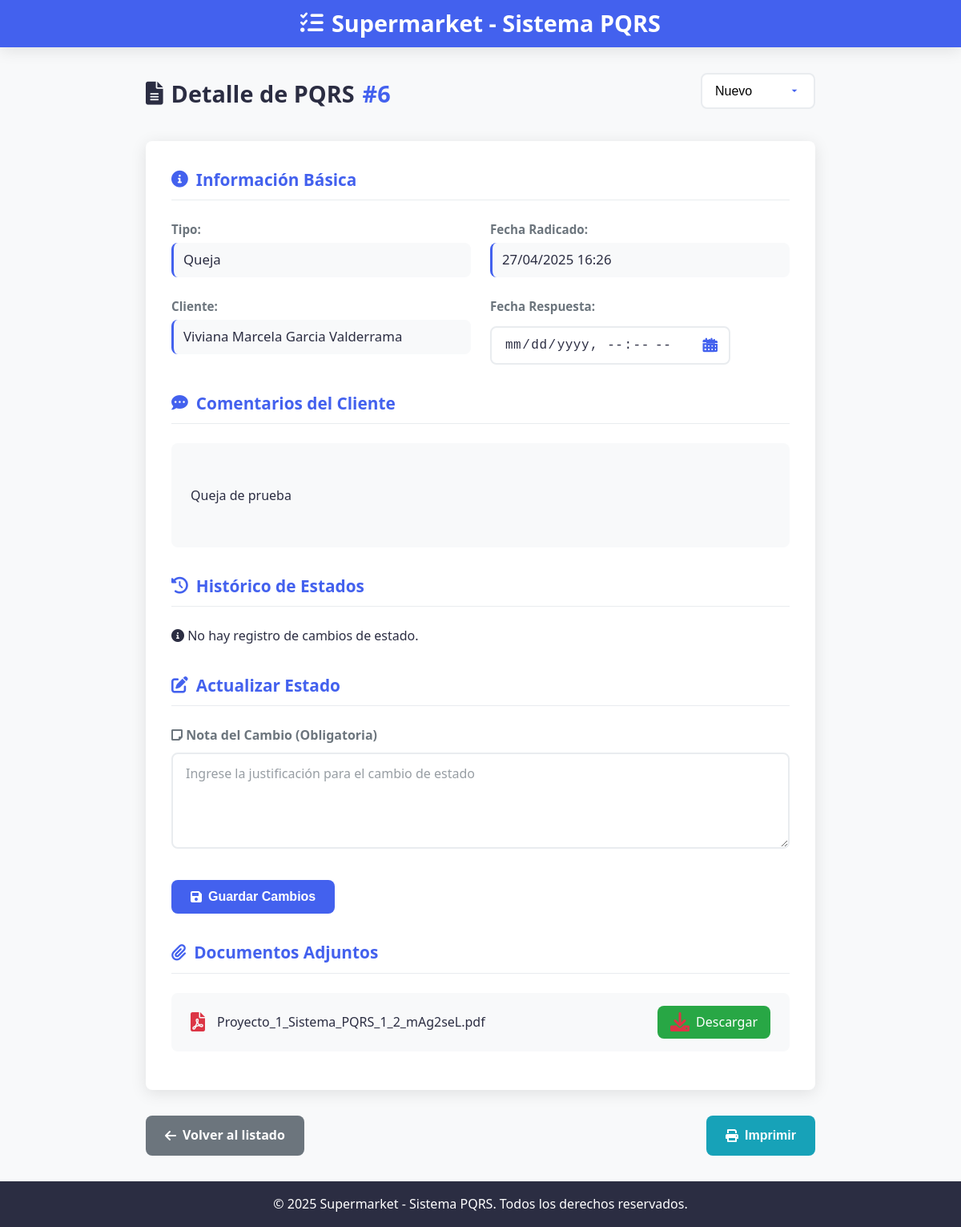
Page /gestor/pqrs/6/ on the earlier database version.
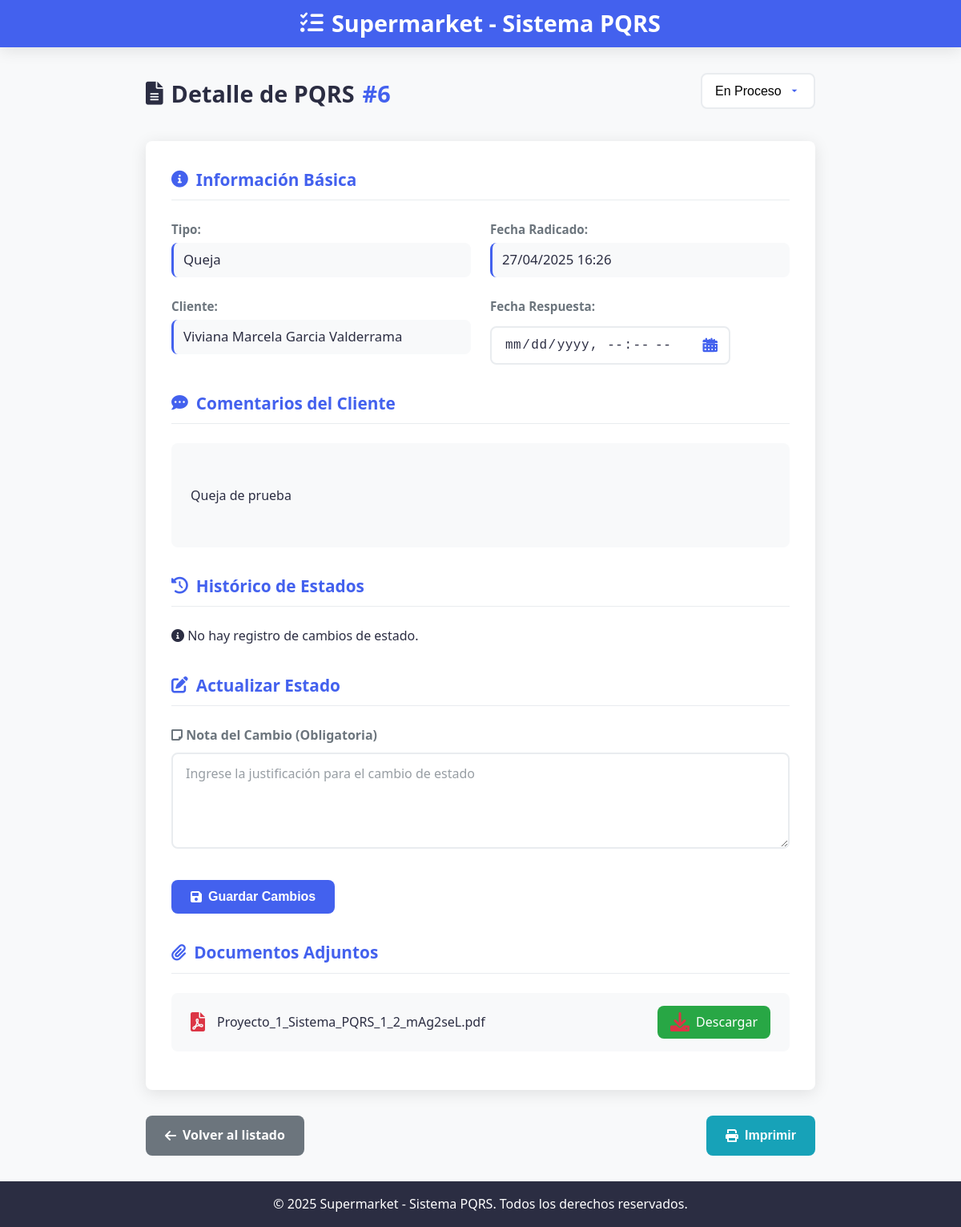
Same page on the later database version.
### core/models.py (models this page shows, shortened)
class PQRS(models.Model):
    TIPO_RADICADO_CHOICES = [
        ('Peticion', 'Peticion'),
        ('Queja', 'Queja'),
        ('Reclamo', 'Reclamo'),
        ('Sugerencia', 'Sugerencia'),
    ]
    ESTADO_RADICADO_CHOICES = [
        ('nuevo', 'Nuevo'),
        ('en-proceso', 'En Proceso'),
        ('resuelto', 'Resuelto'),
        ('cerrado', 'Cerrado'),
    ]
    numero_radicado = models.AutoField(primary_key=True)
    fecha_radicado = models.DateTimeField(auto_now_add=True)
    tipo_radicado = models.CharField(max_length=25, choices=TIPO_RADICADO_CHOICES)
    comentarios = models.TextField()
    anexo = models.FileField(upload_to='anexos/', blank=True, null=True)
    cliente = models.ForeignKey(Cliente, on_delete=models.CASCADE, related_name='pqrs')
    estado = models.CharField(max_length=20, choices=ESTADO_RADICADO_CHOICES, default='nuevo')
    empleado_asignado = models.ForeignKey(Empleado, on_delete=models.SET_NULL, null=True, blank=True, related_name='pqrs_asignados')
    justificacion_del_estado = models.TextField(blank=True, null=True)
    fecha_respuesta = models.DateTimeField(blank=True, null=True)

class Cliente(models.Model):
    TIPO_IDENTIFICACION_CHOICES = [
        ('Cédula de Ciudadanía', 'Cédula de Ciudadanía'),
        ('Tarjeta de Identidad', 'Tarjeta de Identidad'),
        ('Cédula de Extranjería', 'Cédula de Extranjería'),
        ('Pasaporte', 'Pasaporte'),
    ]
    tipo_identificacion = models.CharField(max_length=50, choices=TIPO_IDENTIFICACION_CHOICES)
    numero_identificacion = models.CharField(max_length=20, unique=True)
    nombre_completo = models.CharField(max_length=100)
    correo_electronico = models.EmailField(unique=True)
    telefono_movil = models.CharField(max_length=15)
    contrasena = models.CharField(max_length=100)
    verificado = models.BooleanField(default=False)
    codigo_verificacion = models.CharField(max_length=64, blank=True, null=True)
    token_recuperacion = models.CharField(max_length=128, blank=True, null=True)

### core/views.py (the view)
# urls.py: path('gestor/pqrs/<int:numero_radicado>/', detalle_pqrs_gestor, name='detalle_pqrs_gestor'),
def detalle_pqrs_gestor(request, numero_radicado):
    pqrs = get_object_or_404(PQRS, numero_radicado=numero_radicado)
    estados = PQRS.ESTADO_RADICADO_CHOICES
    return render(request, 'detalle_pqrs_gestor.html', {
        'pqrs': pqrs,
        'estados': estados,
        'now': timezone.localtime(timezone.now())
    })

### templates/detalle_pqrs_gestor.html (shortened to what the changed rows need)
{% load static %}
<!DOCTYPE html>
<html lang="es">
<head>
    <link rel="stylesheet" href="{% static 'css/gestor/detalle_pqrs.css' %}">
    <link rel="stylesheet" href="https://cdnjs.cloudflare.com/ajax/libs/font-awesome/6.0.0/css/all.min.css">
</head>
<body>
    <div class="pqrs-detail-container">
        <header class="pqrs-header">
            <h1><i class="fas fa-tasks"></i> Supermarket - Sistema PQRS</h1>
        </header>
        <main class="pqrs-detail-content">
            <form method="POST" action="{% url 'actualizar_pqrs' pqrs.numero_radicado %}">
                <div class="detail-header">
                    <h2>
                        <i class="fas fa-file-alt"></i> Detalle de PQRS
                        <span class="radicado-number">#{{ pqrs.numero_radicado }}</span>
                    </h2>
                    <div class="status-selector">
                        <select name="estado" class="form-control select-status" id="estado-pqrs">
                            {% for value, label in estados %}
                            <option value="{{ value }}" {% if value == pqrs.estado %}selected{% endif %}>
                                {{ label }}
                            </option>
                            {% endfor %}
                        </select>
                    </div>
                </div>
                <div class="detail-card">
                    <div class="detail-section">
                        <div class="detail-grid">
                            <div class="detail-item">
                                <span class="detail-label">Tipo:</span>
                                <span class="detail-value">{{ pqrs.tipo_radicado }}</span>
                            </div>
                            <div class="detail-item">
                                <span class="detail-label">Fecha Radicado:</span>
                                <span class="detail-value">{{ pqrs.fecha_radicado|date:"d/m/Y H:i" }}</span>
                            </div>
                            <div class="detail-item">
                                <span class="detail-label">Cliente:</span>
                                <span class="detail-value">{{ pqrs.cliente.nombre_completo }}</span>
                            </div>
                        </div>
                    </div>
                    <div class="detail-section">
                        <div class="comments-box">
                            {{ pqrs.comentarios|linebreaks }}
                        </div>
                    </div>
                    <div class="detail-section">
                        {% if pqrs.anexo %}
                            <div class="attachment-box">
                                <i class="fas fa-file-pdf"></i>
                                <span class="attachment-name">{{ pqrs.anexo.name|cut:"anexos/" }}</span>
                                <a href="{{ pqrs.anexo.url }}" download class="btn-download">
                                    <i class="fas fa-download"></i> Descargar
                                </a>
                            </div>
                        {% else %}
                            <p class="no-attachment"><i class="fas fa-times-circle"></i> No se adjuntó documento.</p>
                        {% endif %}
                    </div>
                </div>
            </form>
        </main>
    </div>
{% load static %}
<script src="{% static 'js/detalle_gestor.js' %}"></script></body>
</html>

Differences in the rows shown:
changed PQRS "Queja": estado (not shown) → "En Proceso"
Other differences:
form field estado: "Nuevo" → (not shown)
